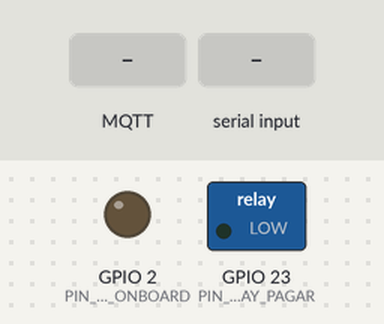
Recording of a sketch running on a simulated ESP32. Parts: switched loads named in the sketch (green lamp = pin HIGH), output pins drawn as LEDs (lit = HIGH). The inputs (shaded band) are chosen by the test bench. WiFi joins after 1.5 s; servers stay silent unless stated; no MQTT or app messages arrive unless stated; what the sketch prints to the serial monitor is not drawn.

Above: at 0.0 s.
At 3.7 s:
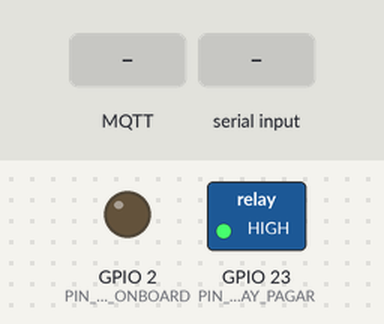
3.8 s: MQTT message "OPEN" arrives on the first subscribed topic
At 6.2 s:
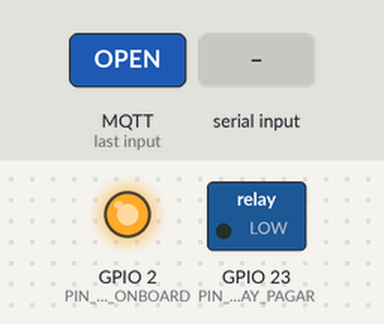
6.5 s: "OPEN\n" received over Serial
8.0 s: MQTT message "open" arrives on the first subscribed topic
9.5 s: "open\n" received over Serial
11.0 s: MQTT message "true" arrives on the first subscribed topic
12.5 s: "true\n" received over Serial
Timing chart, 0 to 15.0 s (numbered marks = the images above; inputs shaded):
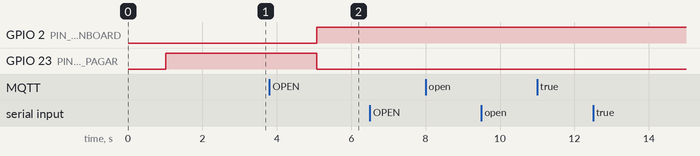

Measured:
- after the input at 3.8 s, GPIO 2 (PIN_LED_ONBOARD): LOW → HIGH after 1.3 s; GPIO 23 (PIN_RELAY_PAGAR): HIGH → LOW after 1.3 s
- after the input at 6.5 s, every drawn part: stays the same
- after the input at 8.0 s, every drawn part: stays the same
- after the input at 9.5 s, every drawn part: stays the same
- after the input at 11.0 s, every drawn part: stays the same
- after the input at 12.5 s, every drawn part: stays the same

The sketch:

esp32_relay_pagar.ino
```cpp
/*
  =============================================================================
  NEXORA / ALRISA SMART HOME - ESP32 GATE CONTROLLER (RELAY TESTER)
  Kontrol Pagar Otomatis Menggunakan Modul Relay & ESP32 Extension Board
  A product by Alfatech Solutions IDN.
  =============================================================================

  CARA KERJA:
  1. PERINTAH BUKA PAGAR:
     - Diterima dari HP / Private Broker / Serial Monitor: "OPEN" / "1" / "true"
     - ESP32 mengaktifkan RELAY -> Relay "KLIK" dan MENYAMBUNG (JALAN).
     - LED indikator ON.
     - ESP32 membalas status: "OPEN".

  2. PERINTAH TUTUP / KUNCI PAGAR:
     - Diterima dari HP / Private Broker / Serial Monitor: "CLOSE" / "LOCKED" / "0" / "false"
     - ESP32 mematikan RELAY -> Relay "KLIK" dan TERPUTUS (MATI).
     - LED indikator OFF.
     - ESP32 membalas status: "LOCKED".

  KOMPATIBILITAS BROKER:
  - Mendukung Private MQTT Broker lokal ALRISA (node broker.js / Mini PC / Laptop).
  - Bisa juga diarahkan ke Cloud Public Broker (broker.emqx.io).
  - Berlangganan topik ganda: "alrisa/pagar/set" DAN "nexora/pagar/set".
  =============================================================================
*/

#include <WiFi.h>
#include <PubSubClient.h>

// =============================================================================
// 1. PENGATURAN WIFI (Ganti dengan Hotspot / WiFi Anda)
// =============================================================================
const char* WIFI_SSID     = "NAMA_WIFI_ANDA";     // Ganti nama WiFi / Hotspot
const char* WIFI_PASSWORD = "PASSWORD_WIFI_ANDA"; // Ganti password WiFi

// =============================================================================
// 2. PENGATURAN MQTT BROKER
// =============================================================================
// OPSI A: Gunakan Private Broker Laptop/Mini PC (Jalankan 'node broker.js' di backend_cloud_js)
//         Ganti dengan IP Laptop Anda pada jaringan WiFi yang sama (contoh: "192.168.1.10")
// OPSI B: Jika belum menyalakan broker laptop, bisa gunakan "broker.emqx.io"
const char* MQTT_SERVER   = "broker.emqx.io";    // Atau ganti IP Private Broker: misal "192.168.1.5"
const int   MQTT_PORT     = 1883;
const char* MQTT_CLIENT_ID = "ESP32_Pagar_Nexora_Client";

// Topik MQTT (Mendukung prefix 'alrisa' & 'nexora')
const char* TOPIC_SET_ALRISA   = "alrisa/pagar/set";
const char* TOPIC_STATE_ALRISA = "alrisa/pagar/state";
const char* TOPIC_SET_NEXORA   = "nexora/pagar/set";
const char* TOPIC_STATE_NEXORA = "nexora/pagar/state";

// =============================================================================
// 3. PEMETAAN PIN HARDWARE (ESP32 EXTENSION BOARD)
// =============================================================================
// Pin Sinyal IN Relay: Hubungkan pin IN modul relay ke GPIO 23 (atau pin lain di board extension)
#define PIN_RELAY_PAGAR   23

// Pin LED Indikator Onboard ESP32 (GPIO 2 pada sebagian besar board ESP32 30/38 pin)
#define PIN_LED_ONBOARD   2

// =============================================================================
// 4. KARAKTERISTIK MODUL RELAY
// =============================================================================
// CATATAN PENTING MODUL RELAY:
// Sebagian besar modul relay 5V di pasaran bertipe "Active-LOW"
// (Artinya: Diberi sinyal LOW = Relay Menyala/Menyambung, sinyal HIGH = Relay Mati).
// Jika modul relay Anda tipe Active-HIGH, ubah nilai di bawah ini menjadi 'false'.
const bool RELAY_ACTIVE_LOW = true;

// Variabel status gerbang saat ini
bool isGateOpen = false;

WiFiClient espClient;
PubSubClient client(espClient);

// =============================================================================
// FUNGSI KONTROL FISIK RELAY
// =============================================================================
void setRelayState(bool turnOn) {
  isGateOpen = turnOn;

  if (RELAY_ACTIVE_LOW) {
    // Active-LOW: LOW = Relay Aktif (JALAN), HIGH = Relay Non-aktif (MATI)
    digitalWrite(PIN_RELAY_PAGAR, turnOn ? LOW : HIGH);
  } else {
    // Active-HIGH: HIGH = Relay Aktif (JALAN), LOW = Relay Non-aktif (MATI)
    digitalWrite(PIN_RELAY_PAGAR, turnOn ? HIGH : LOW);
  }

  // Nyalakan LED Onboard sebagai indikator visual sejajar
  digitalWrite(PIN_LED_ONBOARD, turnOn ? HIGH : LOW);

  // Tampilkan di Serial Monitor
  if (turnOn) {
    Serial.println("\n==========================================");
    Serial.println("🚪 [PAGAR DIBUKA] -> RELAY AKTIF / JALAN! ⚡");
    Serial.println("💡 Kontak Relay (COM & NO) MENYAMBUNG.");
    Serial.println("==========================================");
  } else {
    Serial.println("\n==========================================");
    Serial.println("🔒 [PAGAR DITUTUP] -> RELAY MATI / TERPUTUS! 🛑");
    Serial.println("🌑 Kontak Relay (COM & NO) TERBUKA.");
    Serial.println("==========================================");
  }

  // Kirim status balik ke broker (HP & Dashboard langsung update)
  if (client.connected()) {
    const char* statePayload = turnOn ? "OPEN" : "LOCKED";
    client.publish(TOPIC_STATE_ALRISA, statePayload);
    client.publish(TOPIC_STATE_NEXORA, statePayload);
    Serial.print("📡 [STATUS TERKIRIM KE HP] -> ");
    Serial.println(statePayload);
  }
}

// =============================================================================
// CALLBACK: SAAT MENERIMA PESAN DARI BROKER MQTT (HP / DASHBOARD)
// =============================================================================
void mqttCallback(char* topic, byte* payload, unsigned int length) {
  String message = "";
  for (unsigned int i = 0; i < length; i++) {
    message += (char)payload[i];
  }
  message.trim();

  Serial.println("----------------------------------------------");
  Serial.print("📩 [PERINTAH MASUK] Topik: ");
  Serial.println(topic);
  Serial.print("📦 Isi Perintah: ");
  Serial.println(message);

  // Periksa apakah perintahnya BUKA (OPEN / true / 1 / ON / json)
  bool willOpen = (message.indexOf("OPEN") >= 0 ||
                   message.indexOf("open") >= 0 ||
                   message.indexOf("true") >= 0 ||
                   message.indexOf("ON") >= 0 ||
                   message.indexOf("on") >= 0 ||
                   message == "1");

  // Periksa apakah perintahnya TUTUP (CLOSE / LOCKED / false / 0 / OFF / json)
  bool willClose = (message.indexOf("CLOSE") >= 0 ||
                    message.indexOf("close") >= 0 ||
                    message.indexOf("LOCKED") >= 0 ||
                    message.indexOf("locked") >= 0 ||
                    message.indexOf("false") >= 0 ||
                    message.indexOf("OFF") >= 0 ||
                    message.indexOf("off") >= 0 ||
                    message == "0");

  if (willOpen) {
    setRelayState(true);
  } else if (willClose) {
    setRelayState(false);
  } else {
    Serial.println("⚠️ Format perintah tidak dikenal. Gunakan: OPEN atau CLOSE.");
  }
  Serial.println("----------------------------------------------");
}

// =============================================================================
// REKONEKSI MQTT JIKA TERPUTUS
// =============================================================================
void reconnectMqtt() {
  static unsigned long lastReconnectAttempt = 0;
  unsigned long now = millis();

  if (!client.connected() && (now - lastReconnectAttempt > 5000)) {
    lastReconnectAttempt = now;
    Serial.print("🌐 Menghubungkan ke MQTT Broker (");
    Serial.print(MQTT_SERVER);
    Serial.print(")... ");

    if (client.connect(MQTT_CLIENT_ID)) {
      Serial.println("BERHASIL TERHUBUNG! ✅");

      // Berlangganan topik kontrol pagar
      client.subscribe(TOPIC_SET_ALRISA);
      client.subscribe(TOPIC_SET_NEXORA);
      client.subscribe("alrisa/+/set");
      client.subscribe("nexora/+/set");

      Serial.println("📡 Berlangganan topik: [alrisa/pagar/set] & [nexora/pagar/set]");

      // Kirim status awal gerbang: LOCKED (Terkunci)
      client.publish(TOPIC_STATE_ALRISA, isGateOpen ? "OPEN" : "LOCKED");
      client.publish(TOPIC_STATE_NEXORA, isGateOpen ? "OPEN" : "LOCKED");
      Serial.println("✅ Alat siap menerima perintah dari HP!");
    } else {
      Serial.print("Gagal (rc=");
      Serial.print(client.state());
      Serial.println("). Mengulang 5 detik lagi...");
    }
  }
}

// =============================================================================
// FITUR PENGUJIAN MANUAL VIA SERIAL MONITOR ARDUINO
// =============================================================================
void checkSerialInput() {
  if (Serial.available() > 0) {
    String input = Serial.readStringUntil('\n');
    input.trim();
    if (input.length() == 0) return;

    Serial.print("⌨️ [INPUT SERIAL DITERIMA]: ");
    Serial.println(input);

    if (input.equalsIgnoreCase("1") || input.equalsIgnoreCase("OPEN") || input.equalsIgnoreCase("ON")) {
      Serial.println("👉 Menjalankan perintah manual: BUKA PAGAR");
      setRelayState(true);
    } else if (input.equalsIgnoreCase("0") || input.equalsIgnoreCase("CLOSE") || input.equalsIgnoreCase("OFF")) {
      Serial.println("👉 Menjalankan perintah manual: TUTUP PAGAR");
      setRelayState(false);
    } else if (input.equalsIgnoreCase("HELP")) {
      Serial.println("\n--- BANTUAN PERINTAH SERIAL MONITOR ---");
      Serial.println(" Ketik '1' atau 'OPEN'  : Buka Pagar (Relay Jalan)");
      Serial.println(" Ketik '0' atau 'CLOSE' : Tutup Pagar (Relay Mati)");
      Serial.println(" Ketik 'STATUS'         : Cek status pagar saat ini");
      Serial.println("----------------------------------------\n");
    } else if (input.equalsIgnoreCase("STATUS")) {
      Serial.print("ℹ️ Status pagar saat ini: ");
      Serial.println(isGateOpen ? "TERBUKA (Relay ON)" : "TERKUNCI (Relay OFF)");
    } else {
      Serial.println("⚠️ Perintah tidak valid. Ketik 'HELP' untuk melihat daftar perintah.");
    }
  }
}

// =============================================================================
// SETUP: DIJALANKAN SEKALI SAAT ESP32 MENYALA
// =============================================================================
void setup() {
  Serial.begin(115200);
  delay(1000);

  Serial.println("\n\n========================================================");
  Serial.println("🚀 NEXORA / ALRISA SMART GATE - ESP32 RELAY CONTROLLER");
  Serial.println("🏢 Alfatech Solutions IDN.");
  Serial.println("========================================================");

  // 1. Inisialisasi Pin GPIO
  pinMode(PIN_RELAY_PAGAR, OUTPUT);
  pinMode(PIN_LED_ONBOARD, OUTPUT);

  // 2. Set kondisi awal: PAGAR TERKUNCI / RELAY MATI
  setRelayState(false);

  // 3. Menghubungkan ke Jaringan WiFi
  Serial.print("📶 Menghubungkan ke WiFi: ");
  Serial.println(WIFI_SSID);
  WiFi.mode(WIFI_STA);
  WiFi.begin(WIFI_SSID, WIFI_PASSWORD);

  int wifiAttempts = 0;
  while (WiFi.status() != WL_CONNECTED && wifiAttempts < 30) {
    delay(500);
    Serial.print(".");
    wifiAttempts++;
  }

  if (WiFi.status() == WL_CONNECTED) {
    Serial.println("\n🎉 WiFi Terhubung!");
    Serial.print("📍 IP ESP32 : ");
    Serial.println(WiFi.localIP());
    Serial.print("📶 Sinyal RSSI: ");
    Serial.print(WiFi.RSSI());
    Serial.println(" dBm");
  } else {
    Serial.println("\n⚠️ WiFi belum terhubung. Anda tetap dapat menguji Relay lewat Serial Monitor!");
    Serial.println("👉 Buka Serial Monitor (baud 115200) lalu ketik 'OPEN' atau 'CLOSE'.");
  }

  // 4. Inisialisasi Konfigurasi MQTT
  client.setServer(MQTT_SERVER, MQTT_PORT);
  client.setCallback(mqttCallback);

  Serial.println("\n💡 TIPS PENGUJIAN CEPAT:");
  Serial.println("Ketik 'OPEN' atau '1' di Serial Monitor -> Relay JALAN (Aktif).");
  Serial.println("Ketik 'CLOSE' atau '0' di Serial Monitor -> Relay MATI.");
  Serial.println("========================================================\n");
}

// =============================================================================
// LOOP: DIJALANKAN TERUS MENERUS
// =============================================================================
void loop() {
  // Cek input keyboard dari Serial Monitor Arduino IDE
  checkSerialInput();

  // Kelola koneksi WiFi dan MQTT jika WiFi terhubung
  if (WiFi.status() == WL_CONNECTED) {
    if (!client.connected()) {
      reconnectMqtt();
    } else {
      client.loop();
    }
  }
}
```
